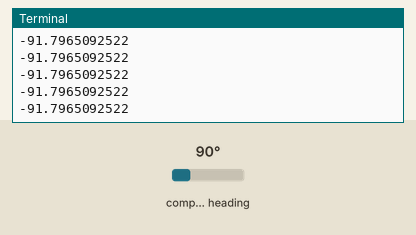
Recording of a program running on a simulated Raspberry Pi (BCM pin numbers). On the bench: the last lines printed to the terminal. Inputs (shaded band) come from the test bench; at power-on: compass heading 90°. Library files of the repository ran but are not shown: hmc5883.py.

Above: at 1.2 s.
1.3 s: compass heading set to 7°
At 1.35 s:
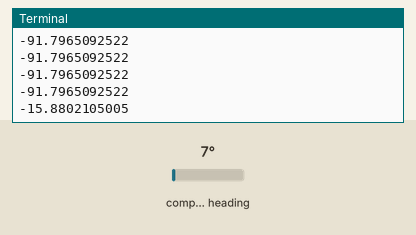
2.8 s: compass heading set to 180°
At 2.89 s:
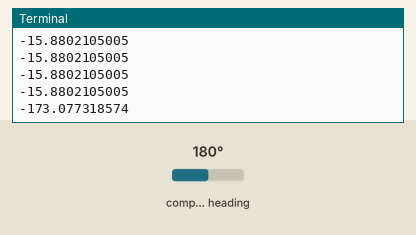
Timing chart, 0 to 5.8 s (numbered marks = the images above; inputs shaded):
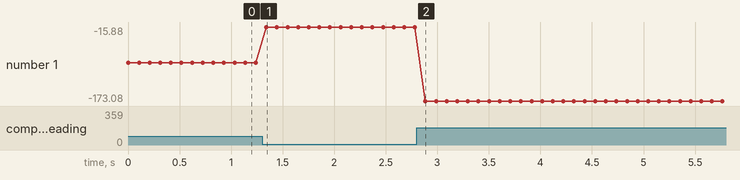

The program:

hmc5883_heading.py
```python
#!/usr/bin/env python
# -*- coding: utf-8 -*-

from hmc5883 import *

compass = hmc5883l()

# calibration data
compass.calibration_matrix = [  [1.259098, 0.013830, 0.039295],
			[0.01380, 1.245928, -0.018922],
			[0.039295, -0.018922, 1.360489]]
compass.bias = [11.16, -43.55, -52.62]

while True:
	print compass.heading()
	time.sleep(0.1)
```

Measured:
- after the input at 1.3 s, the terminal: prints a new line at once (image 1)
- after the input at 2.8 s, the terminal: prints a new line after 0.09 s (image 2)
- plotted number 1: -91.8 → -15.88 after the input at 1.3 s, -15.88 → -173.08 after the input at 2.8 s
